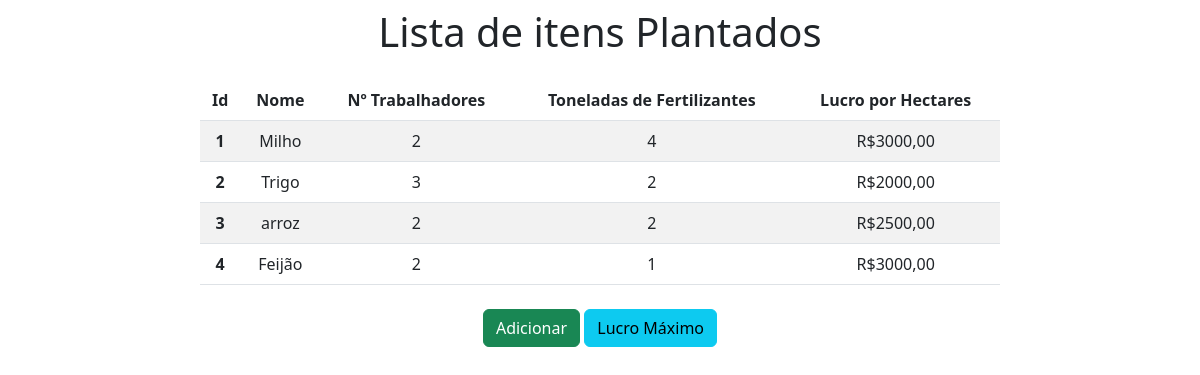
The page / on the database its author committed.
### app/models.py (models this page shows)
class Produto(models.Model):
    nome = models.CharField(max_length=150)
    descricao = models.CharField(max_length=150)
    trabalhadores = models.IntegerField()
    fertilizantes = models.IntegerField()
    lucro = models.IntegerField()

### app/views.py (the view)
# urls.py: 2. Add a URL to urlpatterns:  path('', views.home, name='home')
def home(request):
    data = {}
    data['db'] = Produto.objects.all()
    return render(request, 'index.html', data)

### app/templates/index.html (shortened to what this page needs)
<!DOCTYPE html>
<html lang="en">
<head>
    <link rel="stylesheet" href="https://cdn.jsdelivr.net/npm/bootstrap@5.2.0/dist/css/bootstrap.min.css">
</head>
<body>
<div class="col-8 m-auto pt-2 pb-2 text-center" >
<h1>Lista de itens Plantados </h1>
</div>
<div class="col-8 m-auto pt-2 pb-2 text-center" >
<table class="table table-striped">
  <thead>
    <tr>
      <th scope="col">Id</th>
      <th scope="col">Nome</th>
      <th scope="col">Nº Trabalhadores</th>
      <th scope="col">Toneladas de Fertilizantes</th>
       <th scope="col">Lucro por Hectares</th>
    </tr>
  </thead>
  <tbody>
  {% for dbs in db %}
    <tr>
      <th scope="row">{{dbs.id}}</th>
      <td>{{dbs.nome}}</td>
      <td>{{dbs.trabalhadores}}</td>
       <td>{{dbs.fertilizantes}}</td>
      <td>R${{dbs.lucro}},00</td>
    </tr>
  {% endfor %}
  </tbody>
</table>
  <div class="col-8 m-auto pt-2 pb-2 text-center">
<a href="/formProduto" class="btn btn-success">Adicionar</a>
    <a href="/otimizacao" class="btn btn-info">Lucro Máximo</a>
</div>
</div>
</body>
</html>

### rows shown on the page
Produto: id "1", nome "Milho", trabalhadores "2", fertilizantes "4", lucro "3000"
Produto: id "2", nome "Trigo", trabalhadores "3", fertilizantes "2", lucro "2000"
Produto: id "3", nome "arroz", trabalhadores "2", fertilizantes "2", lucro "2500"
Produto: id "4", nome "Feijão", trabalhadores "2", fertilizantes "1", lucro "3000"
